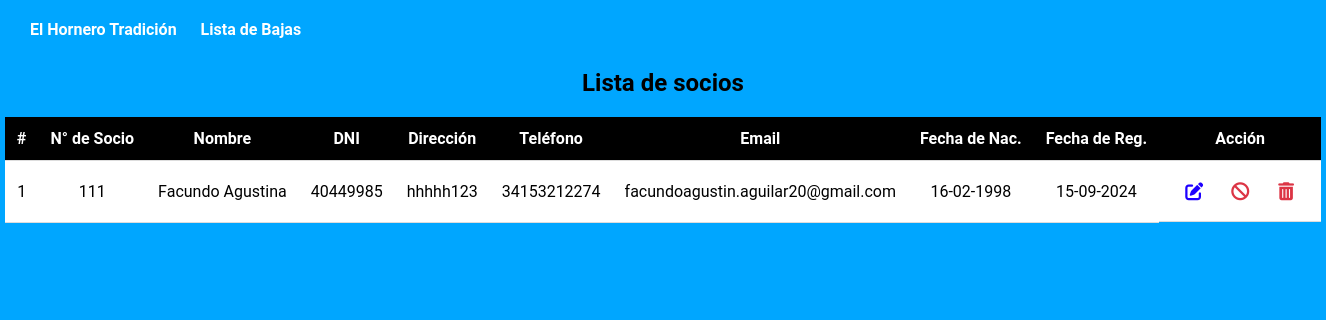
Page /lista_socios/ on the committed database.
### Aplicaciones/Apps/models.py (models this page shows)
class Socio(models.Model):
    num_socio = models.IntegerField()  # Cambia el nombre del campo a num_socio
    nombre = models.CharField(max_length=100)
    dni = models.CharField(max_length=20)
    direccion = models.CharField(max_length=200)
    telefono = models.CharField(max_length=20)
    email = models.EmailField()
    fecha_nacimiento = models.DateField()
    fecha_registro = models.DateField(default=timezone.now)
    baja = models.BooleanField(default=False)
    class Meta:
        db_table = 'socio'

### Aplicaciones/Apps/views.py (the view)
# urls.py: path('lista_socios/', views.lista_socios, name='lista_socios'),
def lista_socios(request):
    socios = Socio.objects.filter(baja=False)  # Solo socios activos
    return render(request, 'lista.html', {'socios': socios})

### Aplicaciones/Apps/templates/lista.html (shortened to what this page needs)
{% load static %}
<!DOCTYPE html>
<html lang="es">
    <head>
        <link rel="stylesheet" href="https://cdnjs.cloudflare.com/ajax/libs/font-awesome/6.0.0-beta3/css/all.min.css">
        <link rel="stylesheet" href="{% static 'css/lista.css' %}">
        <link rel="stylesheet" href="https://cdn.jsdelivr.net/npm/sweetalert2@11/dist/sweetalert2.min.css">
</head>
<body>
    <nav class="navbar navbar-dark bg-blue" style="display: flex; justify-content: space-between; align-items: center;">
        <div>
            <a class="navbar-brand hornero" href="{% url 'index' %}">El Hornero Tradición</a>
            <a class="navbar-brand lista-socios" href="{% url 'lista_bajas' %}">Lista de Bajas</a>
        </div>
    </nav>
    <div class="custom-container">
        <h2>Lista de socios</h2>
    </div>
    <div class="container table-container">
        <div class="row">
            <div class="col">
                <div class="table-responsive">
                    <table id="tabla_socios" class="table">
                        <thead class="thead-dark">
                            <tr>
                                <th>#</th>
                                <th>N° de Socio</th>
                                <th>Nombre</th>
                                <th>DNI</th>
                                <th>Dirección</th>
                                <th>Teléfono</th>
                                <th>Email</th>
                                <th>Fecha de Nac.</th>
                                <th>Fecha de Reg.</th>
                                <th>Acción</th>
                            </tr>
                        </thead>
                        <tbody id="tableBody_socios">
                            {% for socio in socios %}
                            <tr>
                                <td>{{ forloop.counter }}</td>
                                <td>{{ socio.num_socio }}</td>
                                <td class="nombre">{{ socio.nombre }}</td>
                                <td>{{ socio.dni }}</td>
                                <td class="direccion">{{ socio.direccion }}</td>
                                <td>{{ socio.telefono }}</td>
                                <td>{{ socio.email }}</td>
                                <td class="fecha-nacimiento">{{ socio.fecha_nacimiento|date:"d-m-Y" }}</td>
                                <td class="fecha-registro">{{ socio.fecha_registro|date:"d-m-Y" }}</td>
                                <td class="action-column">
                                    <button class="action-button edit-button"data-id="{{ socio.id }}"onclick="confirmEditar({{ socio.id }})">
                                        <i class="fas fa-edit"></i>
                                    </button>
                                    <button class="action-button delete-button" data-id="{{ socio.id }}"onclick="confirmBaja({{ socio.id }})">
                                        <i class="fas fa-ban"></i>
                                    </button>
                                    <button class="action-button delete-button btnEliminacion"onclick="confirmDelete({{ socio.id }})">
                                        <i class="fas fa-trash-can"></i>
                                    </button>
                                </td>
                            </tr>
                            {% endfor %}
                        </tbody>
                    </table>
                </div>
            </div>
        </div>
    </div>
</body>
</html>

### Aplicaciones/Apps/static/css/lista.css (style rules this page uses)
* { padding: 0; margin: 0; box-sizing: border-box; }
body { width: 100%; height: 100vh; background-color: rgb(0, 166, 255); font-family: 'Roboto', sans-serif; }
.navbar { background-color: rgb(0, 166, 255); color: white; padding: 10px; display: flex; justify-content: space-between; align-items: center; }
.navbar-brand.hornero { color: white; margin-left: 20px; margin-right: 20px; text-decoration: none; font-weight: bold; }
.navbar-brand.lista-socios { color: white; margin-right: 20px; text-decoration: none; font-weight: bold; }
.navbar.navbar-dark.bg-blue { margin-top: 10px; }
.custom-container { text-align: center; margin-top: 20px; }
.table { border-collapse: collapse; width: 80%; margin: 20px auto; }
.table thead th { background-color: black; color: #ffffff; padding: 12px; text-align: center; border-bottom: 1px solid #ddd; top: 0; z-index: 1; }
.table th, .table td { padding: 12px; text-align: center; border-bottom: 1px solid #ddd; vertical-align: middle; }
.table td { background-color: white; color: black; }
.table th, .table td { white-space: nowrap; }
.action-column { display: flex; justify-content: center; align-items: center; padding: 14px; background-color: white; }
.action-button { background-color: white; margin: 0 3px; width: 36px; height: 36px; display: flex; justify-content: center; align-items: center; border: none; cursor: pointer; font-size: 18px; transition: color 0.3s ease; box-shadow: none; }
.edit-button { color: #1e00ff; }
.delete-button { color: #dc3545; }
.fecha-nacimiento, .fecha-registro, .nombre, .direccion { white-space: nowrap; }

### Aplicaciones/Apps/templates/lista.html (style rules this page uses)
button { padding: 10px 20px; margin: 5px; border: none; border-radius: 5px; cursor: pointer; }

### rows in the picture
Socio: num_socio "111", nombre "Facundo Agustina", dni "40449985", direccion "hhhhh123", telefono "34153212274", email "facundoagustin.aguilar20@gmail.com", fecha_nacimiento "16-02-1998", fecha_registro "15-09-2024"
